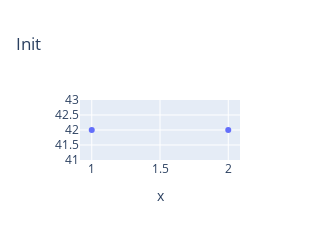

Write notebook code for a chart like this one.
### Markdown cell above
# Genetic Algorithms
## Evolutionary Algorithms for Optimization

- <a href=#NGFA>Non-Gradent Following Optimization Algorithms</a>
- <a href=#GA>Genetic Algorithm</a>
- <a href=#FSML>Feature Selection for Machine Learning</a>
- <a href=#BFDS>Best-fitting Distribution Selection</a>
- <a href=#MFM>Multivariate Function Minimization</a>

<a id=top></a>

### Code cell
import numpy as np
import scipy.stats as stt
import pandas as pd
from itertools import chain

import chart_studio.plotly as ply
import chart_studio.tools as plytool
import plotly.figure_factory as ff
import plotly.graph_objs as go
import plotly.offline as plyoff
import plotly.subplots as plysub

# to use plotly offline, need to initialize with a plot\n",
plyoff.init_notebook_mode(connected=True)
init = go.Figure(data=[go.Scatter({'x':[1, 2], 'y':[42, 42], 'mode':'markers'})], layout=go.Layout(title='Init', xaxis={'title':'x'}, height=100, width=100))
plyoff.iplot(init)

### Figure 1 — Plotly figure (JSON) as saved in the notebook; plotly's stock layout.template omitted (floating-point values rounded to 4 significant figures)
{"data": [{"mode": "markers", "type": "scatter", "x": [1, 2], "y": [42, 42]}], "layout": {"height": 100, "title": {"text": "Init"}, "width": 100, "xaxis": {"autorange": true, "range": [1, 2], "title": {"text": "x"}, "type": "linear"}, "yaxis": {"autorange": true, "range": [41, 43], "type": "linear"}}}
